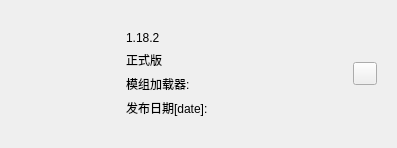
<?xml version="1.0" encoding="UTF-8"?>
<ui version="4.0">
 <class>mc_card</class>
 <widget class="QWidget" name="mc_card">
  <property name="geometry">
   <rect>
    <x>0</x>
    <y>0</y>
    <width>397</width>
    <height>148</height>
   </rect>
  </property>
  <property name="minimumSize">
   <size>
    <width>397</width>
    <height>0</height>
   </size>
  </property>
  <property name="windowTitle">
   <string>Form</string>
  </property>
  <layout class="QGridLayout" name="gridLayout">
   <item row="0" column="0">
    <widget class="CardWidget" name="CardWidget">
     <layout class="QGridLayout" name="gridLayout_2">
      <item row="0" column="0">
       <widget class="PixmapLabel" name="PixmapLabel">
        <property name="minimumSize">
         <size>
          <width>91</width>
          <height>91</height>
         </size>
        </property>
        <property name="maximumSize">
         <size>
          <width>91</width>
          <height>91</height>
         </size>
        </property>
        <property name="styleSheet">
         <string notr="true">border-image: url(:/solid/solid/Grass.png);</string>
        </property>
       </widget>
      </item>
      <item row="0" column="2">
       <widget class="TransparentToolButton" name="TransparentToolButton"/>
      </item>
      <item row="0" column="1">
       <widget class="QWidget" name="widget" native="true">
        <layout class="QGridLayout" name="gridLayout_3">
         <item row="0" column="0">
          <widget class="StrongBodyLabel" name="StrongBodyLabel">
           <property name="text">
            <string>1.18.2</string>
           </property>
          </widget>
         </item>
         <item row="1" column="0">
          <widget class="BodyLabel" name="BodyLabel">
           <property name="text">
            <string>正式版</string>
           </property>
          </widget>
         </item>
         <item row="2" column="0">
          <widget class="BodyLabel" name="BodyLabel_2">
           <property name="text">
            <string>模组加载器:</string>
           </property>
          </widget>
         </item>
         <item row="3" column="0">
          <widget class="CaptionLabel" name="CaptionLabel">
           <property name="text">
            <string>发布日期[date]:</string>
           </property>
          </widget>
         </item>
        </layout>
       </widget>
      </item>
     </layout>
    </widget>
   </item>
  </layout>
 </widget>
 <customwidgets>
  <customwidget>
   <class>ToolButton</class>
   <extends>QToolButton</extends>
   <header>qfluentwidgets</header>
  </customwidget>
  <customwidget>
   <class>TransparentToolButton</class>
   <extends>ToolButton</extends>
   <header>qfluentwidgets</header>
  </customwidget>
  <customwidget>
   <class>PixmapLabel</class>
   <extends>QLabel</extends>
   <header>qfluentwidgets</header>
  </customwidget>
  <customwidget>
   <class>CardWidget</class>
   <extends>QFrame</extends>
   <header>qfluentwidgets</header>
   <container>1</container>
  </customwidget>
  <customwidget>
   <class>CaptionLabel</class>
   <extends>QLabel</extends>
   <header>qfluentwidgets</header>
  </customwidget>
  <customwidget>
   <class>BodyLabel</class>
   <extends>QLabel</extends>
   <header>qfluentwidgets</header>
  </customwidget>
  <customwidget>
   <class>StrongBodyLabel</class>
   <extends>QLabel</extends>
   <header>qfluentwidgets</header>
  </customwidget>
 </customwidgets>
 <resources>
  <include location="../Res/icon.qrc"/>
 </resources>
 <connections/>
</ui>
